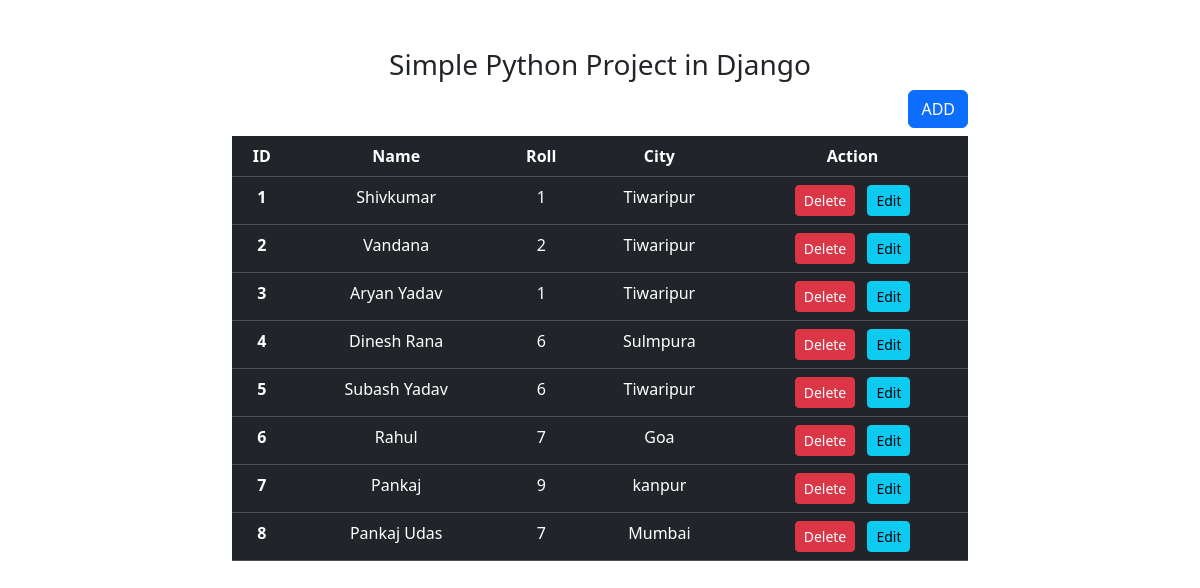
The page / on the database its author committed.
### work/models.py (models this page shows)
class Student(models.Model):
    name=models.CharField(max_length=60)
    roll=models.IntegerField()
    city=models.CharField(max_length=100)

### work/views.py (the view)
# urls.py: 2. Add a URL to urlpatterns:  path('', Home.as_view(), name='home')
class Home(View):
    def get(self, request):
        stu_data=Student.objects.all()
        return render(request, 'work/home.html',{'studata':stu_data})

### work/templates/work/home.html (shortened to what this page needs)
{% extends "work/base.html" %}
{% block main_content %}
<section class="container">
    <div class="row justify-content-around text-center text-green mt-5">
        <div class="col-sm-8">
        <h3> Simple Python Project in Django</h>
        </div>
    </div>
    <div class="row justify-content-around">
        <div class="col-sm-8">
            <a href="{% url 'add-student' %}" class="btn btn-primary float-end">ADD</a>
        </div>
    </div>
    <div class="row justify-content-around text-center text-green mt-2">
        <div class="col-sm-8">
            <table class="table table-dark table-hover">
                <thead>
                    <tr>
                      <th scope="col">ID</th>
                      <th scope="col">Name</th>
                      <th scope="col">Roll</th>
                      <th scope="col">City</th>
                      <th scope="col">Action</th>
                    </tr>
                  </thead>
                  <tbody>
                    {% for stud in studata %}
                    <tr>
                      <th scope="row">{{forloop.counter}}</th>
                      <td>{{stud.name}}</td>
                      <td>{{stud.roll}}</td>
                      <td>{{stud.city}}</td>
                      <td class="align-inline">
                        <form action="{% url 'delete-student' %}" method='POST' class="d-inline">
                            <input type="submit" value="Delete" class="btn btn-danger btn-sm">
                        </form>
                        <a href="{% url 'edit-student' stud.id %}" class="btn btn-sm btn-info ms-2">Edit</a>
                    </td>
                    </tr>
                    {% endfor %}
                  </tbody>
              </table>
            </div>
        </div>
</section>
{% endblock main_content %}

### work/templates/work/base.html (shortened to what this page needs)
<!DOCTYPE html>
<html lang="en">
<head>
    <link href="https://cdn.jsdelivr.net/npm/bootstrap@5.3.3/dist/css/bootstrap.min.css" rel="stylesheet">
</head>
<body>
{% block main_content %} {% endblock main_content %}
</body>
</html>

### rows shown on the page
Student: name "Shivkumar", roll "1", city "Tiwaripur"
Student: name "Vandana", roll "2", city "Tiwaripur"
Student: name "Aryan Yadav", roll "1", city "Tiwaripur"
Student: name "Dinesh Rana", roll "6", city "Sulmpura"
Student: name "Subash Yadav", roll "6", city "Tiwaripur"
Student: name "Rahul", roll "7", city "Goa"
Student: name "Pankaj", roll "9", city "kanpur"
Student: name "Pankaj Udas", roll "7", city "Mumbai"
